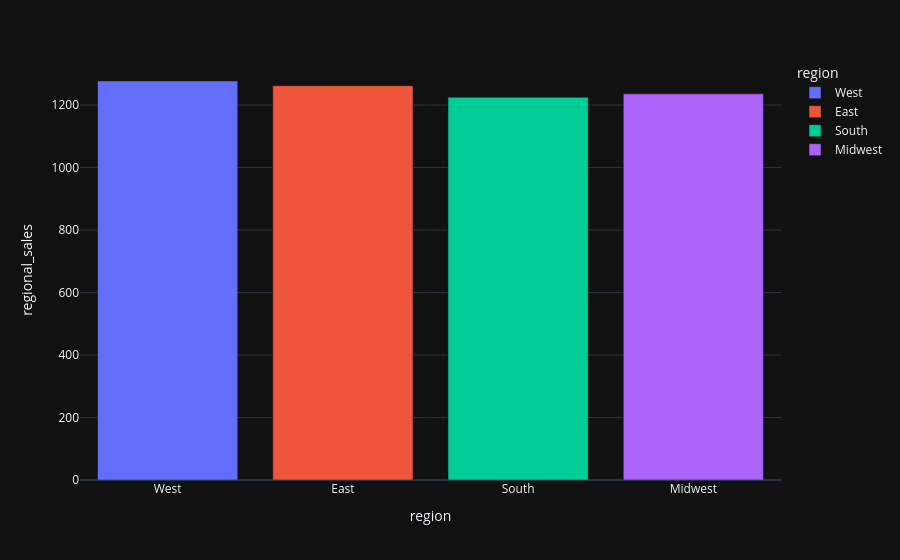

Write notebook code for a chart like this one.
### Code cell
px.bar(
    regional_sale_volume,
    x='region',
    y='regional_sales',
    color='region',
)

### Figure 1 — Plotly figure (JSON) as saved in the notebook; plotly's stock layout.template omitted (floating-point values rounded to 4 significant figures)
{"data": [{"hovertemplate": "region=%{x}<br>regional_sales=%{y}<extra></extra>", "legendgroup": "West", "marker": {"color": "#636efa", "pattern": {"shape": ""}}, "name": "West", "orientation": "v", "showlegend": true, "textposition": "auto", "x": ["West"], "xaxis": "x", "y": [1277], "yaxis": "y", "type": "bar"}, {"hovertemplate": "region=%{x}<br>regional_sales=%{y}<extra></extra>", "legendgroup": "East", "marker": {"color": "#EF553B", "pattern": {"shape": ""}}, "name": "East", "orientation": "v", "showlegend": true, "textposition": "auto", "x": ["East"], "xaxis": "x", "y": [1262], "yaxis": "y", "type": "bar"}, {"hovertemplate": "region=%{x}<br>regional_sales=%{y}<extra></extra>", "legendgroup": "South", "marker": {"color": "#00cc96", "pattern": {"shape": ""}}, "name": "South", "orientation": "v", "showlegend": true, "textposition": "auto", "x": ["South"], "xaxis": "x", "y": [1225], "yaxis": "y", "type": "bar"}, {"hovertemplate": "region=%{x}<br>regional_sales=%{y}<extra></extra>", "legendgroup": "Midwest", "marker": {"color": "#ab63fa", "pattern": {"shape": ""}}, "name": "Midwest", "orientation": "v", "showlegend": true, "textposition": "auto", "x": ["Midwest"], "xaxis": "x", "y": [1236], "yaxis": "y", "type": "bar"}], "layout": {"xaxis": {"anchor": "y", "domain": [0.0, 1.0], "title": {"text": "region"}, "categoryorder": "array", "categoryarray": ["West", "East", "South", "Midwest"]}, "yaxis": {"anchor": "x", "domain": [0.0, 1.0], "title": {"text": "regional_sales"}}, "legend": {"title": {"text": "region"}, "tracegroupgap": 0}, "margin": {"t": 60}, "barmode": "relative"}}
